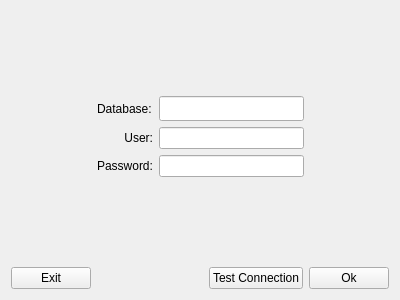
<?xml version="1.0" encoding="UTF-8"?>
<ui version="4.0">
 <class>dbWizard</class>
 <widget class="QWidget" name="dbWizard">
  <property name="geometry">
   <rect>
    <x>0</x>
    <y>0</y>
    <width>400</width>
    <height>300</height>
   </rect>
  </property>
  <property name="sizePolicy">
   <sizepolicy hsizetype="Maximum" vsizetype="Maximum">
    <horstretch>0</horstretch>
    <verstretch>0</verstretch>
   </sizepolicy>
  </property>
  <property name="minimumSize">
   <size>
    <width>400</width>
    <height>300</height>
   </size>
  </property>
  <property name="maximumSize">
   <size>
    <width>400</width>
    <height>300</height>
   </size>
  </property>
  <property name="windowTitle">
   <string>Configura conexão com banco de dados</string>
  </property>
  <layout class="QVBoxLayout" name="verticalLayout_2">
   <item>
    <spacer name="verticalSpacer_2">
     <property name="orientation">
      <enum>Qt::Vertical</enum>
     </property>
     <property name="sizeHint" stdset="0">
      <size>
       <width>20</width>
       <height>67</height>
      </size>
     </property>
    </spacer>
   </item>
   <item>
    <layout class="QHBoxLayout" name="horizontalLayout_5">
     <item>
      <spacer name="horizontalSpacer_2">
       <property name="orientation">
        <enum>Qt::Horizontal</enum>
       </property>
       <property name="sizeHint" stdset="0">
        <size>
         <width>40</width>
         <height>20</height>
        </size>
       </property>
      </spacer>
     </item>
     <item>
      <layout class="QVBoxLayout" name="verticalLayout">
       <item>
        <layout class="QHBoxLayout" name="horizontalLayout">
         <item>
          <widget class="QLabel" name="lbDatabase">
           <property name="text">
            <string>Database:</string>
           </property>
          </widget>
         </item>
         <item>
          <widget class="QLineEdit" name="lnDbAddress">
           <property name="minimumSize">
            <size>
             <width>145</width>
             <height>25</height>
            </size>
           </property>
           <property name="maximumSize">
            <size>
             <width>145</width>
             <height>25</height>
            </size>
           </property>
          </widget>
         </item>
        </layout>
       </item>
       <item>
        <layout class="QHBoxLayout" name="horizontalLayout_2">
         <item>
          <widget class="QLabel" name="lbUser">
           <property name="text">
            <string>User:</string>
           </property>
           <property name="alignment">
            <set>Qt::AlignRight|Qt::AlignTrailing|Qt::AlignVCenter</set>
           </property>
          </widget>
         </item>
         <item>
          <widget class="QLineEdit" name="lnDbUser">
           <property name="minimumSize">
            <size>
             <width>145</width>
             <height>0</height>
            </size>
           </property>
           <property name="maximumSize">
            <size>
             <width>145</width>
             <height>16777215</height>
            </size>
           </property>
          </widget>
         </item>
        </layout>
       </item>
       <item>
        <layout class="QHBoxLayout" name="horizontalLayout_3">
         <item>
          <widget class="QLabel" name="lbPass">
           <property name="text">
            <string>Password:</string>
           </property>
          </widget>
         </item>
         <item>
          <widget class="QLineEdit" name="lnDbPass">
           <property name="minimumSize">
            <size>
             <width>145</width>
             <height>0</height>
            </size>
           </property>
           <property name="maximumSize">
            <size>
             <width>145</width>
             <height>16777215</height>
            </size>
           </property>
           <property name="echoMode">
            <enum>QLineEdit::Password</enum>
           </property>
          </widget>
         </item>
        </layout>
       </item>
      </layout>
     </item>
     <item>
      <spacer name="horizontalSpacer_3">
       <property name="orientation">
        <enum>Qt::Horizontal</enum>
       </property>
       <property name="sizeHint" stdset="0">
        <size>
         <width>40</width>
         <height>20</height>
        </size>
       </property>
      </spacer>
     </item>
    </layout>
   </item>
   <item>
    <spacer name="verticalSpacer">
     <property name="orientation">
      <enum>Qt::Vertical</enum>
     </property>
     <property name="sizeHint" stdset="0">
      <size>
       <width>20</width>
       <height>67</height>
      </size>
     </property>
    </spacer>
   </item>
   <item>
    <layout class="QHBoxLayout" name="horizontalLayout_4">
     <item>
      <widget class="QPushButton" name="exitButton">
       <property name="text">
        <string>Exit</string>
       </property>
      </widget>
     </item>
     <item>
      <spacer name="horizontalSpacer">
       <property name="orientation">
        <enum>Qt::Horizontal</enum>
       </property>
       <property name="sizeHint" stdset="0">
        <size>
         <width>40</width>
         <height>20</height>
        </size>
       </property>
      </spacer>
     </item>
     <item>
      <widget class="QPushButton" name="testButton">
       <property name="text">
        <string>Test Connection</string>
       </property>
      </widget>
     </item>
     <item>
      <widget class="QPushButton" name="saveButton">
       <property name="text">
        <string>Ok</string>
       </property>
      </widget>
     </item>
    </layout>
   </item>
  </layout>
 </widget>
 <resources/>
 <connections/>
</ui>
